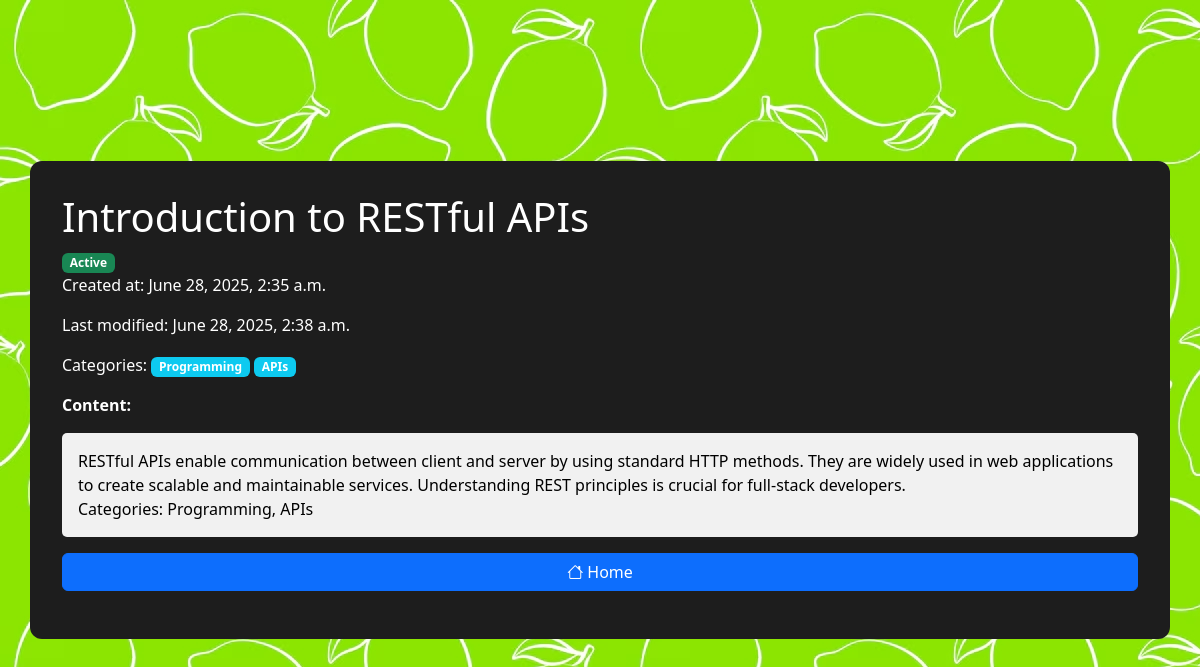
Screenshot of /note/20/ (signed in) with the database file from the repository.
### backend/models.py (models this page shows, shortened)
class Note(models.Model):
    title = models.CharField(max_length=255)
    content = models.TextField()
    is_archived = models.BooleanField(default=False)
    created_at = models.DateTimeField(auto_now_add=True)
    updated_at = models.DateTimeField(auto_now=True)
    categories = models.ManyToManyField(Category, blank=True)
    user = models.ForeignKey(User, on_delete=models.CASCADE)

class Category(models.Model):
    name = models.CharField(max_length=100)

### backend/views.py (the view)
# urls.py: path('note/<int:id>/', SeeNoteView.as_view(), name='note'),  # View a specific note by ID
@method_decorator(login_required, name='dispatch')
class SeeNoteView(View):
    def get(self, request, id):
        note = get_note(note_id = id,user = request.user)
        if note:
            return render(request, 'backend/note.html', {'note': note})
        else:
            messages.error(request, "Error not existing note")
            return redirect('home')

### backend/repositories.py (called while the page is built)
def note_by_id(note_id, user):
    return Note.objects.filter(id=note_id, user=user).first()

### backend/services.py (called while the page is built)
def get_note(note_id, user):
    note = note_by_id(note_id, user)
    if note:
        return note
    return None

### frontend/templates/backend/note.html
{% extends "backend/base.html" %}
{% block body %}
<div class="container">
<h1 >{{ note.title }}</h1>
{% if note.is_archived %}
    <span class="badge bg-secondary">Archived</span>
{% else %}
    <span class="badge bg-success">Active</span>
{% endif %}
<p>Created at: {{ note.created_at }}</p>
<p>Last modified: {{ note.updated_at }}</p>
<p>Categories:
{% if note.categories.all %}
    {% for category in note.categories.all %}
        <span class="badge bg-info">{{ category.name }}</span>
    {% endfor %}
{% else %}
    <span class="badge bg-warning">No categories</span>
{% endif %}
<p><b>Content:</b></p>
<div class="note-content" style="background-color: #f1f1f1;color: #000; border-radius: 5px;">
    {{ note.content|linebreaks }}
</div>
<p><a class="btn btn-primary" style="width:100%" href="{% url 'home' %}"><i class="bi bi-house"></i> Home</a></p>
</div>
{% endblock %}

### frontend/static/css/style.css (style rules this page uses)
body { margin: 0; padding: 0; background-image: url('../img/background.jpg'); min-height: 100vh; display: flex; justify-content: center; align-items: center; }
.container { background-color: #1d1d1d; color: white; padding: 2rem; margin: 1rem auto; border-radius: 12px; max-width: 95vw; }
.note-content p { padding: 1rem; }

### rows the page displays
Note: title "Introduction to RESTful APIs", created_at "June 28, 2025, 2:35 a.m.", updated_at "June 28, 2025, 2:38 a.m.", content "RESTful APIs enable communication between client and server by using standard HTTP methods. They are widely used in web applications to create scalable and maintainable services. Understanding REST principles is crucial for full-stack developers. Categories: Programming, APIs"
Category: name "Programming"
Category: name "APIs"
